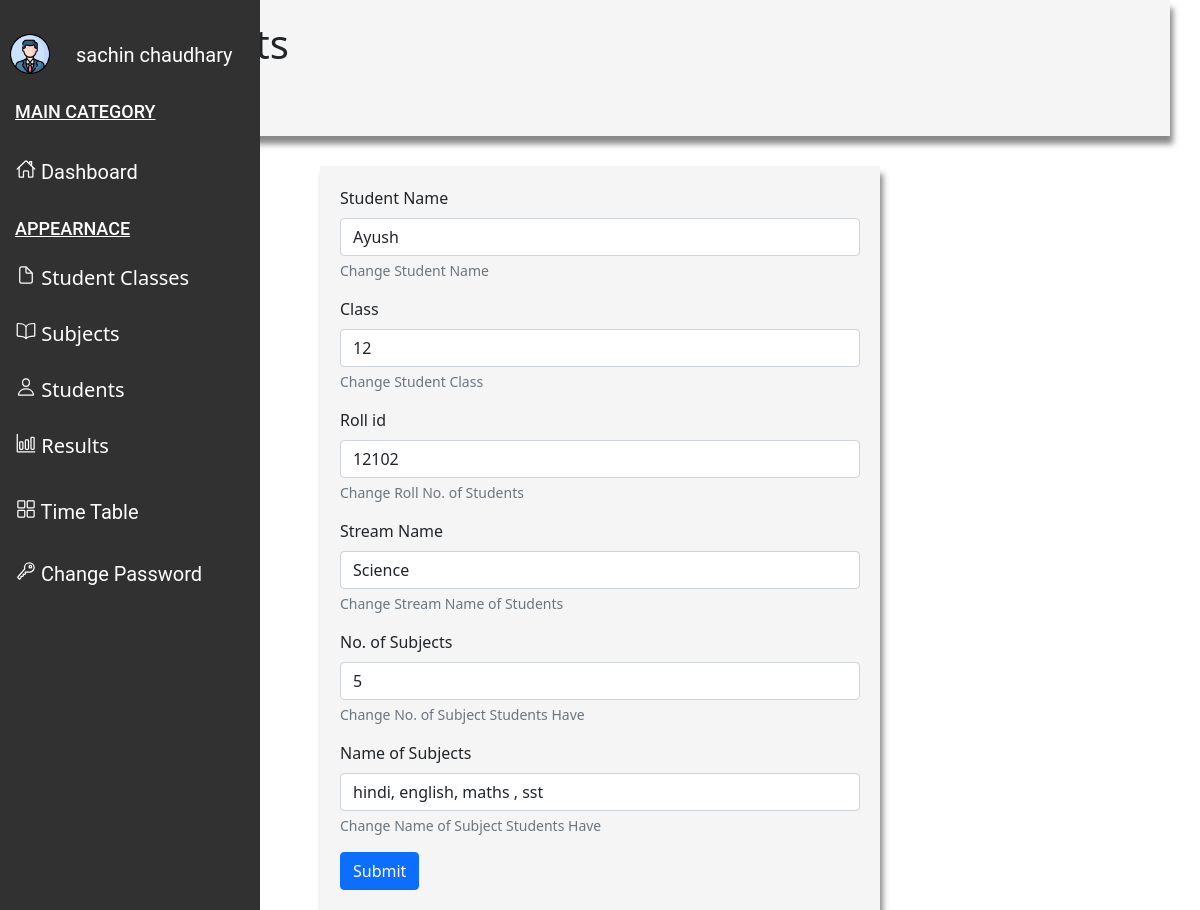
The page /editsubject/5 (signed in) on the database its author committed.
### myApp/models.py (models this page shows, shortened)
class AddSubject(models.Model):
    user = models.ForeignKey(User, default=None, on_delete=models.CASCADE)
    name = models.CharField(max_length=50)
    class_num = models.CharField(max_length=50)
    roll = models.CharField(max_length=50)
    stream_name = models.CharField(max_length=50)
    no_of_subj = models.CharField(max_length=50)
    name_of_subj = models.CharField(max_length=50)

### myApp/views.py (the view)
# urls.py: path('editsubject/<int:id>', views.edit_subject, name="editsubject"),
@login_required
def edit_subject(request, id):
    sub = AddSubject.objects.get(id=id)
    context = {'user': request.user, 'sub': sub}
    return render(request, 'subject/Edit.html', context)

### templates/subject/Edit.html (shortened to what this page needs)
{% load static %}
{% block content %}
<!DOCTYPE html>
<html lang="en">
<head>
    <link href="https://cdn.jsdelivr.net/npm/bootstrap@5.0.0-beta3/dist/css/bootstrap.min.css" rel="stylesheet"
 />
</head>
<body>
    <div class="sidebar" id="sidenav">
        <br />
        <div class="user">
            <img src="{% static 'dashboard/profile.png' %}" alt="user" id="user-img" />
            <a href="#">{{user.first_name}} {{user.last_name}}</a>
        </div>
        <h4>MAIN CATEGORY</h4>
        <a href="{% url 'dashboard' %}">
            <ion-icon name="home-outline"></ion-icon>
            Dashboard
        </a>
        <h4 id="appearance">APPEARNACE</h4>
        <button class="dropdown-btn">
      <ion-icon name="document-outline"></ion-icon>
      Student Classes
    </button>
        <button class="dropdown-btn">
      <ion-icon name="book-outline"></ion-icon>
      Subjects
    </button>
        <button class="dropdown-btn">
      <ion-icon name="person-outline"></ion-icon>
      Students
    </button>
        <button class="dropdown-btn">
      <ion-icon name="bar-chart-outline"></ion-icon>
      Results
    </button>
        <a href="{% url 'Timetable' %}">
            <ion-icon name="grid-outline"></ion-icon>
            Time Table
        </a>
        <a href="{% url 'resetpassword' %}">
            <ion-icon name="key-outline"></ion-icon>
            Change Password
        </a>
    </div>
    <div class="container">
            <h1 class="HEADING">Edit Subjects</h1>
            <ol class="breadcrumb">
                <li class="breadcrumb-item"><a href="{% url 'dashboard' %}">Home</a></li>
                <li class="breadcrumb-item active" aria-current="page">Edit Subject</li>
            </ol>
        </div>
    <form action="/updatesubject/{{sub.id}}" method="POST">
        <div class="mb-3">
            <label for="exampleInputEmail1" class="form-label">Student Name</label>
            <input type="SName" class="form-control" id="exampleInputSName" aria-describedby="PeriodHelp" value="{{sub.name}}" name="sname"/>
            <div id="PeriodHelp" class="form-text">
                Change Student Name
            </div>
        </div>
        <div class="mb-3">
            <label for="exampleInputEmail1" class="form-label">Class</label>
            <input type="Class" class="form-control" id="exampleInputClass" aria-describedby="PeriodHelp" value="{{sub.class_num}}" name="cla_ss"/>
            <div id="PeriodHelp" class="form-text">
                Change Student Class
            </div>
        </div>
        <div class="mb-3">
            <label for="exampleInputEmail1" class="form-label">Roll id</label>
            <input type="R.id" class="form-control" id="exampleInputR.id" aria-describedby="PeriodHelp" value="{{sub.roll}}" name="roll"/>
            <div id="PeriodHelp" class="form-text">
                Change Roll No. of Students
            </div>
        </div>
        <div class="mb-3">
            <label for="exampleInputEmail1" class="form-label">Stream Name</label>
            <input type="SrmName" class="form-control" id="exampleInputSrmName" aria-describedby="PeriodHelp" value="{{sub.stream_name}}" name="stream"/>
            <div id="PeriodHelp" class="form-text">
                Change Stream Name of Students
            </div>
        </div>
        <div class="mb-3">
            <label for="exampleInputEmail1" class="form-label">No. of Subjects</label>
            <input type="NSub" class="form-control" id="exampleInputNSub" aria-describedby="PeriodHelp" value="{{sub.no_of_subj}}" name="num"/>
            <div id="PeriodHelp" class="form-text">
                Change No. of Subject Students Have
            </div>
        </div>
        <div class="mb-3">
            <label for="exampleInputEmail1" class="form-label">Name of Subjects</label>
            <input type="NMSub" class="form-control" id="exampleInputNMSub" aria-describedby="PeriodHelp" value="{{sub.name_of_subj}}" name="subj_name"/>
            <div id="PeriodHelp" class="form-text">
                Change Name of Subject Students Have
            </div>
        </div>
        <button type="submit" class="btn btn-primary">Submit</button>
    </form>
</body>
</html>
{% endblock %}

### templates/subject/Edit.html (style rules this page uses)
form { width: 560px; align-items: center; margin: auto; }
.user { display: flex; }
.sidebar { margin: 0px; padding: 0; width: 260px; background-color: #313131; position: fixed; height: 100%; overflow: auto; float: left; }
.sidebar a { font-family: "Roboto", sans-serif; color: white; display: block; padding: 16px; text-decoration: none; font-size: 20px; }
.sidenav a, .dropdown-btn { padding: 6px 8px 20px 16px; text-decoration: none; font-size: 20px; color: #818181; display: block; border: none; background: none; width: 100%; text-align: left; cursor: pointer; outline: none; }
.dropdown-btn { color: white; }
h4 { padding-left: 15px; padding-top: 15px; color: white; font-family: "Roboto", sans-serif; font-size: 18px; padding-bottom: 10px; text-decoration: underline; }
.container { box-shadow: 3px 8px 6px #888888; padding: 20px; margin-bottom: 30px; background-color: whitesmoke; }
form { box-shadow: 3px 8px 6px #888888; padding: 20px; background-color: whitesmoke; }
body { background-color: white; }
#user-img { width: 40px; height: 40px; margin: 10px; }

### rows shown on the page
AddSubject: sname "Ayush", cla_ss "12", roll "12102", stream "Science", num "5", subj_name "hindi, english, maths , sst"

### other values the page prints
{{ user.first_name }} "sachin"
{{ user.last_name }} "chaudhary"
